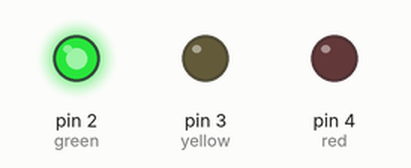
This sketch was run on a simulated Arduino Uno, built with avr-gcc and run on an emulated ATmega328P. Parts: output pins drawn as LEDs (lit = HIGH).

Above: at 1.0 s.
At 2.5 s:
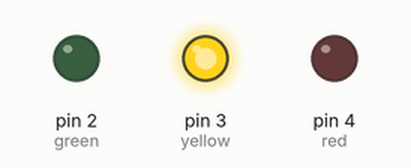
At 4.0 s:
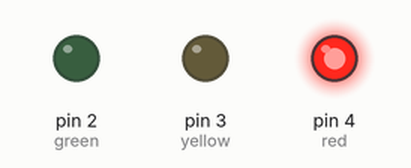
Timing chart, 0 to 6.5 s (numbered marks = the images above):
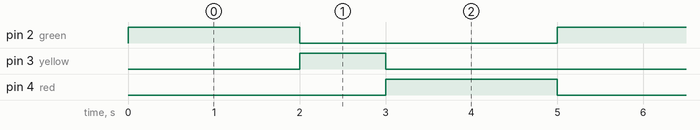

Measured:
- by itself, pin 2 (green), pin 4 (red): alternates HIGH for 2.0 s and LOW for 3.0 s
- by itself, pin 3 (yellow): alternates HIGH for 1.0 s and LOW for 4.0 s
- by itself, everything shown: repeats every 5.0 s, in 3 steps

The sketch:

Arduino_with_LEDs.ino
```cpp
int green = 2;
int yellow = 3;
int red = 4;
int delaygreen= 2000;
int delayyellow = 1000;
int delayred = 2000;
void setup()
{
  pinMode(green, OUTPUT);
  pinMode(yellow, OUTPUT);
  pinMode(red, OUTPUT);
}

void loop()
{
  greenlight();
  delay(delaygreen);
  yellowlight();
  delay(delayyellow);
  redlight();
  delay(delayred);

}
void greenlight()
{
  digitalWrite(green, HIGH);
  digitalWrite(yellow, LOW);
  digitalWrite(red, LOW);
}

void yellowlight()
{
  digitalWrite(green, LOW);
  digitalWrite(yellow, HIGH);
  digitalWrite(red, LOW);
}

void redlight()
{
  digitalWrite(green, LOW);
  digitalWrite(yellow, LOW);
  digitalWrite(red, HIGH);
}
```
